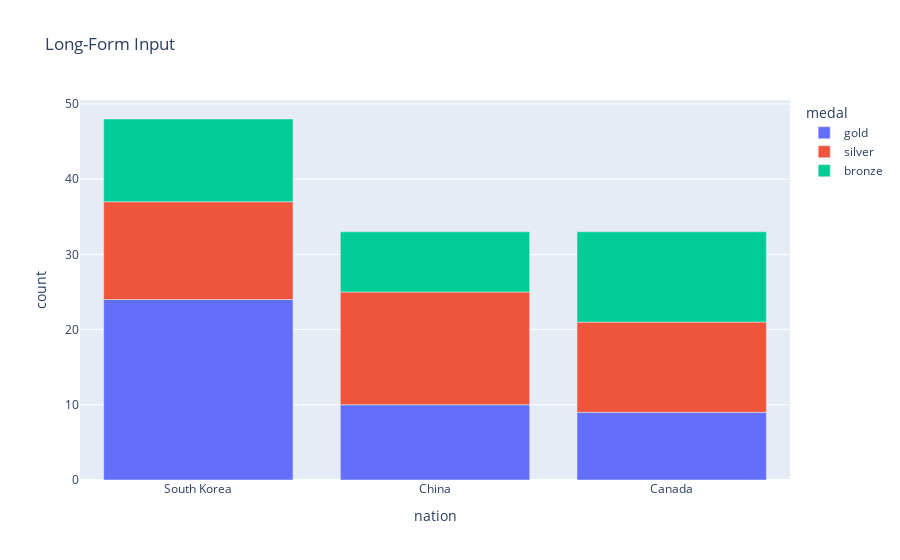

Notebook code cell kept with this figure:
### Code cell
fig = px.bar(long_df, x="nation", y="count", color="medal", title="Long-Form Input")
fig.show()

### Figure 1 — Plotly figure (JSON) as saved in the notebook; plotly's stock layout.template omitted (floating-point values rounded to 4 significant figures)
{"data": [{"alignmentgroup": "True", "hovertemplate": "medal=gold<br>nation=%{x}<br>count=%{y}<extra></extra>", "legendgroup": "gold", "marker": {"color": "#636efa"}, "name": "gold", "offsetgroup": "gold", "orientation": "v", "showlegend": true, "textposition": "auto", "type": "bar", "x": ["South Korea", "China", "Canada"], "xaxis": "x", "y": [24, 10, 9], "yaxis": "y"}, {"alignmentgroup": "True", "hovertemplate": "medal=silver<br>nation=%{x}<br>count=%{y}<extra></extra>", "legendgroup": "silver", "marker": {"color": "#EF553B"}, "name": "silver", "offsetgroup": "silver", "orientation": "v", "showlegend": true, "textposition": "auto", "type": "bar", "x": ["South Korea", "China", "Canada"], "xaxis": "x", "y": [13, 15, 12], "yaxis": "y"}, {"alignmentgroup": "True", "hovertemplate": "medal=bronze<br>nation=%{x}<br>count=%{y}<extra></extra>", "legendgroup": "bronze", "marker": {"color": "#00cc96"}, "name": "bronze", "offsetgroup": "bronze", "orientation": "v", "showlegend": true, "textposition": "auto", "type": "bar", "x": ["South Korea", "China", "Canada"], "xaxis": "x", "y": [11, 8, 12], "yaxis": "y"}], "layout": {"barmode": "relative", "legend": {"title": {"text": "medal"}, "tracegroupgap": 0}, "title": {"text": "Long-Form Input"}, "xaxis": {"anchor": "y", "domain": [0, 1], "title": {"text": "nation"}}, "yaxis": {"anchor": "x", "domain": [0, 1], "title": {"text": "count"}}}}
